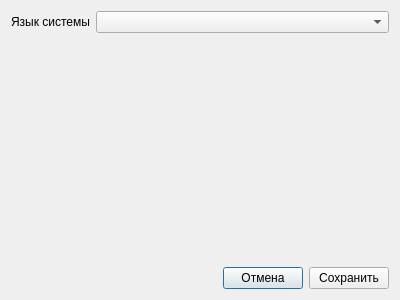
<?xml version="1.0" encoding="UTF-8"?>
<ui version="4.0">
 <class>AppSettingsDialog</class>
 <widget class="QDialog" name="AppSettingsDialog">
  <property name="geometry">
   <rect>
    <x>0</x>
    <y>0</y>
    <width>400</width>
    <height>300</height>
   </rect>
  </property>
  <property name="windowTitle">
   <string>Общие настройки приложений</string>
  </property>
  <property name="windowIcon">
   <iconset>
    <normaloff>../../../secure-dialogues.ico</normaloff>../../../secure-dialogues.ico</iconset>
  </property>
  <property name="modal">
   <bool>true</bool>
  </property>
  <layout class="QVBoxLayout" name="verticalLayout" stretch="10,1">
   <item>
    <layout class="QFormLayout" name="formLayout">
     <item row="0" column="0">
      <widget class="QLabel" name="label">
       <property name="text">
        <string>Язык системы</string>
       </property>
      </widget>
     </item>
     <item row="0" column="1">
      <widget class="QComboBox" name="languageSettings">
       <property name="toolTip">
        <string>Укажите язык системы</string>
       </property>
      </widget>
     </item>
    </layout>
   </item>
   <item>
    <layout class="QHBoxLayout" name="horizontalLayout">
     <item>
      <spacer name="horizontalSpacer">
       <property name="orientation">
        <enum>Qt::Horizontal</enum>
       </property>
       <property name="sizeHint" stdset="0">
        <size>
         <width>40</width>
         <height>20</height>
        </size>
       </property>
      </spacer>
     </item>
     <item>
      <widget class="QPushButton" name="cancelButton">
       <property name="toolTip">
        <string>Отменить сохранение настроек</string>
       </property>
       <property name="text">
        <string>Отмена</string>
       </property>
      </widget>
     </item>
     <item>
      <widget class="QPushButton" name="saveButton">
       <property name="toolTip">
        <string>Сохранить настройки приложения</string>
       </property>
       <property name="text">
        <string>Сохранить</string>
       </property>
      </widget>
     </item>
    </layout>
   </item>
  </layout>
 </widget>
 <resources/>
 <connections>
  <connection>
   <sender>cancelButton</sender>
   <signal>clicked()</signal>
   <receiver>AppSettingsDialog</receiver>
   <slot>hide()</slot>
   <hints>
    <hint type="sourcelabel">
     <x>260</x>
     <y>277</y>
    </hint>
    <hint type="destinationlabel">
     <x>199</x>
     <y>149</y>
    </hint>
   </hints>
  </connection>
 </connections>
</ui>
